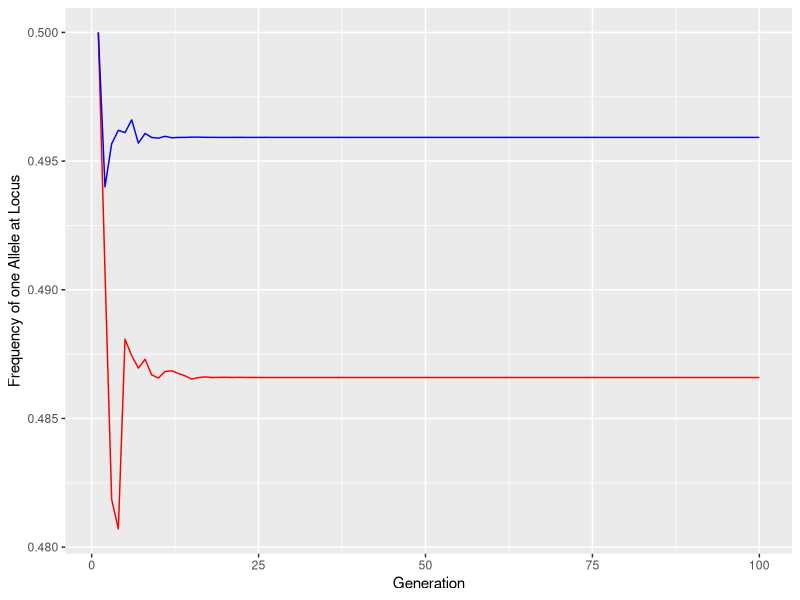

Write R code to recreate this figure.
## ---- chunk 1
knitr::opts_chunk$set(echo = TRUE)
## ---- chunk 2

# packages
library(tidyverse)

## ---- chunk 3

gens <- 100

simulatation <- function(n.0, offspring.rate = 2.15) {
  n <- numeric(gens)
  p <- numeric(gens)
  
  n[1] <- n.0
  p[1] <- 0.5 
  
  for (i in 2:gens){
    n[i] <- round(n[i - 1] * offspring.rate / 2) * 2
    
    totals <- 2 * n[i]
    
    a.count <- rbinom(1, totals, p[i - 1])
    p[i] <- a.count / totals
  }
  
  data.frame(generation = 1:gens, n= n, allele.freq = p) 
}

set.seed(5)

sim.500  <- simulatation(500)
sim.5000 <- simulatation(5000)

## ---- chunk 4

ggplot() +
  geom_line(aes(x = 1:100, y = sim.500$allele.freq), color = "red") +
  geom_line(aes(x = 1:100, y = sim.5000$allele.freq), color = "blue") +
  labs(x = "Generation", y = "Frequency of one Allele at Locus") 

